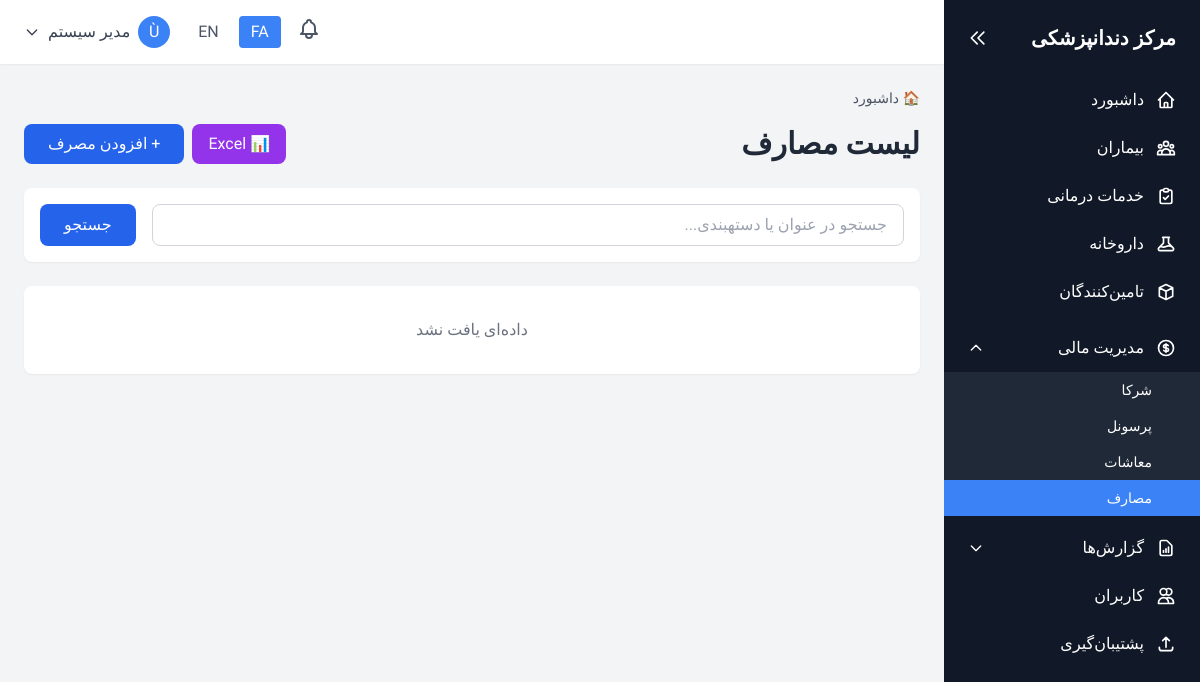
The app's page /expenses/index.php (signed in), older data.
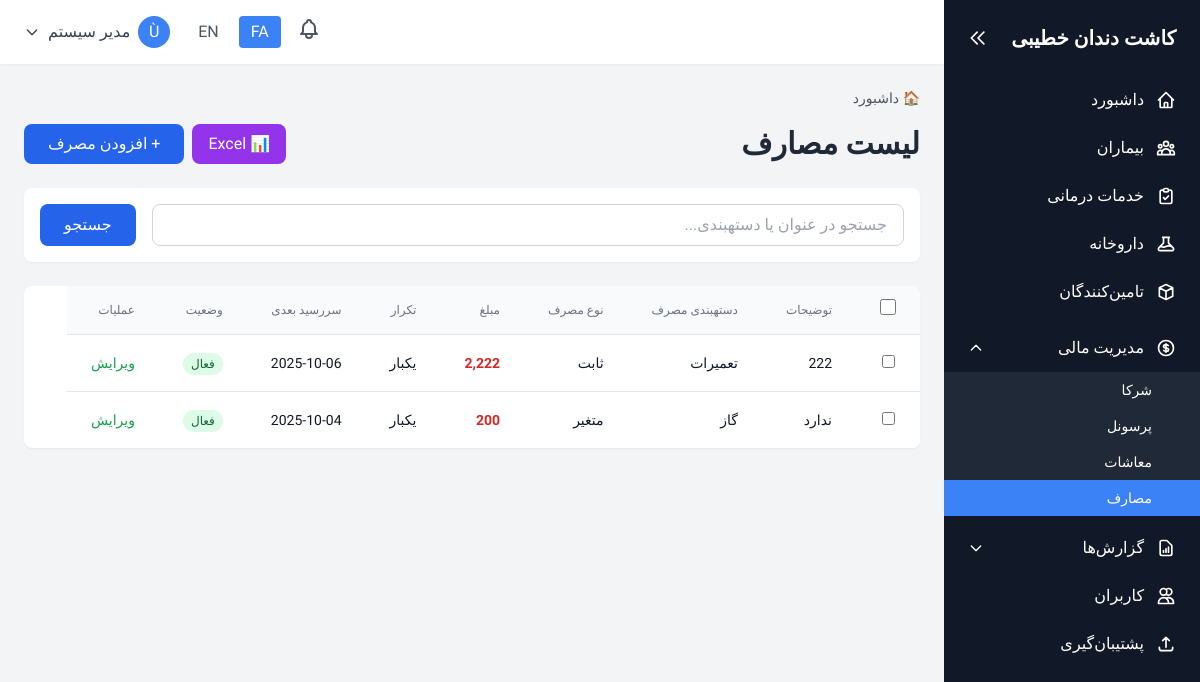
The same page, newer data.
### tables this page shows
CREATE TABLE `system` (
  `id` int(11) NOT NULL,
  `record_type` enum('setting','activity_log') NOT NULL,
  `setting_key` varchar(50) DEFAULT NULL,
  `setting_value` text DEFAULT NULL,
  `setting_type` varchar(20) DEFAULT 'text',
  `description` text DEFAULT NULL,
  `user_id` int(11) DEFAULT NULL,
  `action` varchar(50) DEFAULT NULL,
  `table_name` varchar(50) DEFAULT NULL,
  `record_id` int(11) DEFAULT NULL,
  `ip_address` varchar(45) DEFAULT NULL,
  `user_agent` text DEFAULT NULL,
  `created_at` datetime DEFAULT current_timestamp(),
  `updated_at` datetime DEFAULT current_timestamp() ON UPDATE current_timestamp()
);

CREATE TABLE `documents` (
  `id` int(11) NOT NULL,
  `document_type` enum('prescription','partner_share','backup','invoice','expense') NOT NULL,
  `expense_type` enum('fixed','variable','one_time') DEFAULT NULL,
  `expense_category` varchar(50) DEFAULT NULL,
  `amount` decimal(10,2) DEFAULT NULL,
  `recurrence` enum('monthly','quarterly','yearly','one_time') DEFAULT NULL,
  `next_due_date` date DEFAULT NULL,
  `document_code` varchar(20) NOT NULL,
  `patient_id` int(11) DEFAULT NULL,
  `service_id` int(11) DEFAULT NULL,
  `title` varchar(200) NOT NULL,
  `content` text DEFAULT NULL,
  `file_path` varchar(255) DEFAULT NULL,
  `file_size` bigint(20) DEFAULT NULL,
  `partner_name` varchar(100) DEFAULT NULL,
  `partner_phone` varchar(20) DEFAULT NULL,
  `partner_email` varchar(100) DEFAULT NULL,
  `share_percentage` decimal(5,2) DEFAULT NULL,
  `period_start` date DEFAULT NULL,
  `period_end` date DEFAULT NULL,
  `share_amount` decimal(10,2) DEFAULT NULL,
  `paid_amount` decimal(10,2) DEFAULT 0.00,
  `diagnosis` text DEFAULT NULL,
  `medicine_instructions` text DEFAULT NULL,
  `status` enum('active','inactive','completed','cancelled') DEFAULT 'active',
  `created_by` int(11) DEFAULT NULL,
  `created_at` datetime DEFAULT current_timestamp(),
  `updated_at` datetime DEFAULT current_timestamp() ON UPDATE current_timestamp()
);

### config/config.php (called while the page is built, shortened)
<?php
require_once __DIR__ . '/database.php';
$current_lang = $_SESSION['lang'] ?? DEFAULT_LANG;
function loadLanguage($lang = null) {
    global $current_lang;
    $lang = $lang ?? $current_lang;
    $langFile = BASE_PATH . "/lang/$lang.php";
    $translations = [];
    if (file_exists($langFile)) {
        $translations = require $langFile;
    } else {
        $translations = require BASE_PATH . "/lang/fa.php";
    }
    return $translations;
}
function formatCurrency($amount) {
    return number_format($amount, 0, '.', ',');
}
function formatDate($date, $format = 'Y-m-d') {
    return date($format, strtotime($date));
}
function getSetting($key, $default = '') {
    try {
        $setting = fetchOne("SELECT setting_value FROM system WHERE record_type = 'setting' AND setting_key = ?", [$key]);
        return $setting ? $setting['setting_value'] : $default;
    } catch (Exception $e) {
        return $default;
    }
}
function getPagination($totalRecords, $perPage = 20) {
    $page = isset($_GET['page']) ? max(1, intval($_GET['page'])) : 1;
    $totalPages = ceil($totalRecords / $perPage);
    $offset = ($page - 1) * $perPage;
    return [
        'page' => $page,
        'perPage' => $perPage,
        'totalPages' => $totalPages,
        'totalRecords' => $totalRecords,
        'offset' => $offset,
        'hasNext' => $page < $totalPages,
        'hasPrev' => $page > 1
    ];
}

### config/database.php (called while the page is built, shortened)
<?php
function getDBConnection()
{
    try {
        if (DB_TYPE === 'sqlite') {
            $db = new PDO('sqlite:' . DB_PATH);
            $db->setAttribute(PDO::ATTR_ERRMODE, PDO::ERRMODE_EXCEPTION);
            $db->setAttribute(PDO::ATTR_DEFAULT_FETCH_MODE, PDO::FETCH_ASSOC);
            $db->exec('PRAGMA foreign_keys = ON;');
            return $db;
        } else {
            $dsn = "mysql:host=" . DB_HOST . ";port=" . DB_PORT . ";dbname=" . DB_NAME . ";charset=" . DB_CHARSET;
            $options = [
                PDO::ATTR_ERRMODE => PDO::ERRMODE_EXCEPTION,
                PDO::ATTR_DEFAULT_FETCH_MODE => PDO::FETCH_ASSOC,
                PDO::ATTR_EMULATE_PREPARES => false,
            ];
            return new PDO($dsn, DB_USER, DB_PASS, $options);
        }
    } catch (PDOException $e) {
        die("Database connection failed: " . $e->getMessage());
    }
}
function executeQuery($query, $params = [])
{
    $db = getDBConnection();
    $stmt = $db->prepare($query);
    $stmt->execute($params);
    return $stmt;
}
function fetchAll($query, $params = [], $useCache = false)
{
    $stmt = executeQuery($query, $params);
    $result = $stmt->fetchAll();
    return $result;
}
function fetchOne($query, $params = [], $useCache = false)
{
    $stmt = executeQuery($query, $params);
    $result = $stmt->fetch();
    return $result;
}

### expenses/index.php (the view, shortened to what the changed rows need)
<?php
require_once '../config/config.php';
include '../includes/header.php';
$where = "document_type = 'expense'";
$params = [];
$totalRecords = fetchOne("SELECT COUNT(*) as count FROM documents WHERE $where", $params)['count'];
$pagination = getPagination($totalRecords, 20);
$expenses = fetchAll("SELECT * FROM documents WHERE $where ORDER BY created_at DESC LIMIT {$pagination['perPage']} OFFSET {$pagination['offset']}", $params);
?>
<div class="space-y-6">
    <div class="flex flex-col md:flex-row items-start md:items-center justify-between gap-4">
        <h1 class="text-2xl md:text-3xl font-bold text-gray-800"><?php echo $lang['expense_list']; ?></h1>
    </div>
    <div class="bg-white rounded-lg shadow-sm overflow-hidden">
        <?php if (empty($expenses)): ?>
            <div class="p-8 text-center text-gray-500"><?php echo $lang['no_data']; ?></div>
        <?php else: ?>
            <div class="overflow-x-auto table-desktop">
                <table id="expensesTable" class="min-w-full divide-y divide-gray-200">
                    <thead class="bg-gray-50">
                        <tr>
                            <th class="px-6 py-3 text-center">
                                <input type="checkbox" id="selectAll" onchange="toggleSelectAll(this)" class="w-4 h-4 cursor-pointer">
                            </th>
                            <th class="px-6 py-3 text-<?php echo $current_lang === 'fa' ? 'right' : 'left'; ?> text-xs font-medium text-gray-500 uppercase"><?php echo $lang['description'] ?? 'عنوان'; ?></th>
                            <th class="px-6 py-3 text-<?php echo $current_lang === 'fa' ? 'right' : 'left'; ?> text-xs font-medium text-gray-500 uppercase"><?php echo $lang['expense_category']; ?></th>
                            <th class="px-6 py-3 text-<?php echo $current_lang === 'fa' ? 'right' : 'left'; ?> text-xs font-medium text-gray-500 uppercase"><?php echo $lang['expense_type']; ?></th>
                            <th class="px-6 py-3 text-<?php echo $current_lang === 'fa' ? 'right' : 'left'; ?> text-xs font-medium text-gray-500 uppercase"><?php echo $lang['amount']; ?></th>
                            <th class="px-6 py-3 text-<?php echo $current_lang === 'fa' ? 'right' : 'left'; ?> text-xs font-medium text-gray-500 uppercase"><?php echo $lang['recurrence']; ?></th>
                            <th class="px-6 py-3 text-<?php echo $current_lang === 'fa' ? 'right' : 'left'; ?> text-xs font-medium text-gray-500 uppercase"><?php echo $lang['next_due_date']; ?></th>
                            <th class="px-6 py-3 text-<?php echo $current_lang === 'fa' ? 'right' : 'left'; ?> text-xs font-medium text-gray-500 uppercase"><?php echo $lang['status']; ?></th>
                            <th class="px-6 py-3 text-<?php echo $current_lang === 'fa' ? 'right' : 'left'; ?> text-xs font-medium text-gray-500 uppercase"><?php echo $lang['actions']; ?></th>
                        </tr>
                    </thead>
                    <tbody class="bg-white divide-y divide-gray-200">
                        <?php foreach ($expenses as $expense): ?>
                        <tr class="hover:bg-gray-50">
                            <td class="px-6 py-4 text-center">
                                <input type="checkbox" class="row-checkbox" value="<?php echo $expense['id']; ?>" onchange="updateBulkButtons()" class="w-4 h-4 cursor-pointer">
                            </td>
                            <td class="px-6 py-4 text-sm font-medium text-gray-900"><?php echo htmlspecialchars($expense['title']); ?></td>
                            <td class="px-6 py-4 whitespace-nowrap text-sm text-gray-900"><?php echo htmlspecialchars($expense['expense_category']); ?></td>
                            <td class="px-6 py-4 whitespace-nowrap text-sm text-gray-900"><?php echo $lang[$expense['expense_type']]; ?></td>
                            <td class="px-6 py-4 whitespace-nowrap text-sm font-semibold text-red-600"><?php echo formatCurrency($expense['amount']); ?></td>
                            <td class="px-6 py-4 whitespace-nowrap text-sm text-gray-900"><?php echo $lang[$expense['recurrence']]; ?></td>
                            <td class="px-6 py-4 whitespace-nowrap text-sm text-gray-900"><?php echo formatDate($expense['next_due_date']); ?></td>
                            <td class="px-6 py-4 whitespace-nowrap text-sm">
                                <span class="px-2 py-1 text-xs rounded-full <?php echo $expense['status'] === 'active' ? 'bg-green-100 text-green-800' : 'bg-red-100 text-red-800'; ?>">
                                    <?php echo $lang[$expense['status']]; ?>
                                </span>
                            </td>
                            <td class="px-6 py-4 whitespace-nowrap text-sm font-medium">
                                <div class="flex gap-2">
                                    <a href="edit.php?id=<?php echo $expense['id']; ?>" class="text-green-600 hover:text-green-900"><?php echo $lang['edit']; ?></a>
                                </div>
                            </td>
                        </tr>
                        <?php endforeach; ?>
                    </tbody>
                </table>
            </div>
        <?php endif; ?>
    </div>
</div>
<?php include '../includes/footer.php'; ?>

### includes/header.php (shortened to what the changed rows need)
<?php
$lang = loadLanguage();
?>
<!DOCTYPE html>
<html lang="<?php echo $current_lang; ?>" dir="<?php echo $current_lang === 'fa' ? 'rtl' : 'ltr'; ?>">
<head>
    <script src="https://cdn.tailwindcss.com"></script>
    <link rel="stylesheet" href="<?php echo BASE_URL; ?>/assets/css/mobile.css">
</head>
<body class="bg-gray-100">
    <div class="flex h-screen overflow-hidden">
        <aside id="sidebar" class="w-64 bg-gray-900 text-white flex-shrink-0 hidden md:flex flex-col transition-all duration-300">
            <div class="p-6 flex-shrink-0 flex items-center justify-between">
                <h1 id="sidebar-title" class="text-xl font-bold"><?php echo getSetting('clinic_name', $lang['app_name']); ?></h1>
                <button id="sidebar-toggle" class="text-white hover:text-gray-300 hidden md:block" title="بستن منو">
                    <svg class="w-5 h-5" fill="none" stroke="currentColor" viewBox="0 0 24 24">
                        <path stroke-linecap="round" stroke-linejoin="round" stroke-width="2" d="M11 19l-7-7 7-7m8 14l-7-7 7-7"></path>
                    </svg>
                </button>
            </div>
        </aside>
        <div class="flex-1 flex flex-col overflow-hidden">
            <main class="flex-1 overflow-y-auto p-6">

Row changes from the older to the newer data that the page shows:
changed system: setting_value "مرکز دندانپزشکی" → "کاشت دندان خطیبی"
added documents: title "222", expense_category "تعمیرات", expense_type "ثابت", amount "2,222", recurrence "یکبار", next_due_date "2025-10-06", status "فعال"
added documents: title "ندارد", expense_category "گاز", expense_type "متغیر", amount "200", recurrence "یکبار", next_due_date "2025-10-04", status "فعال"
Text that changed along with them:
form field value: (not shown) → "☐"
$lang['description']: (not shown) → "توضیحات"
$lang['expense_category']: (not shown) → "دستهبندی مصرف"
$lang['expense_type']: (not shown) → "نوع مصرف"
$lang['amount']: (not shown) → "مبلغ"
$lang['recurrence']: (not shown) → "تکرار"
$lang['next_due_date']: (not shown) → "سررسید بعدی"
$lang['status']: (not shown) → "وضعیت"
$lang['actions']: (not shown) → "عملیات"
$lang['no_data']: "داده‌ای یافت نشد" → (not shown)
